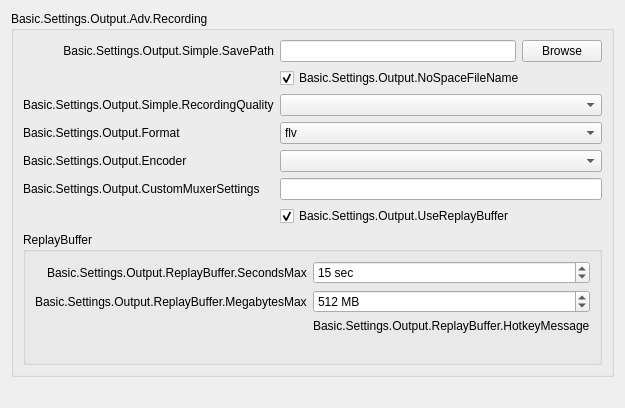
              <widget class="QWidget" name="basicRecording">
               <layout class="QGridLayout" name="gridLayout_2">
                <item row="0" column="0">
                 <widget class="QGroupBox" name="simpleRecordingGroupBox">
                  <property name="sizePolicy">
                   <sizepolicy hsizetype="Preferred" vsizetype="Preferred">
                    <horstretch>0</horstretch>
                    <verstretch>0</verstretch>
                   </sizepolicy>
                  </property>
                  <property name="title">
                   <string>Basic.Settings.Output.Adv.Recording</string>
                  </property>
                  <layout class="QGridLayout" name="gridLayout_4">
                   <item row="0" column="0">
                    <widget class="QLabel" name="label_18">
                     <property name="minimumSize">
                      <size>
                       <width>170</width>
                       <height>0</height>
                      </size>
                     </property>
                     <property name="text">
                      <string>Basic.Settings.Output.Simple.SavePath</string>
                     </property>
                     <property name="alignment">
                      <set>Qt::AlignRight|Qt::AlignTrailing|Qt::AlignVCenter</set>
                     </property>
                     <property name="buddy">
                      <cstring>simpleOutputPath</cstring>
                     </property>
                    </widget>
                   </item>
                   <item row="0" column="1">
                    <layout class="QHBoxLayout" name="horizontalLayout_5">
                     <item>
                      <widget class="QLineEdit" name="simpleOutputPath">
                       <property name="enabled">
                        <bool>true</bool>
                       </property>
                      </widget>
                     </item>
                     <item>
                      <widget class="QPushButton" name="simpleOutputBrowse">
                       <property name="enabled">
                        <bool>true</bool>
                       </property>
                       <property name="text">
                        <string>Browse</string>
                       </property>
                      </widget>
                     </item>
                    </layout>
                   </item>
                   <item row="1" column="1">
                    <widget class="QCheckBox" name="simpleNoSpace">
                     <property name="text">
                      <string>Basic.Settings.Output.NoSpaceFileName</string>
                     </property>
                     <property name="checked">
                      <bool>true</bool>
                     </property>
                    </widget>
                   </item>
                   <item row="2" column="0">
                    <widget class="QLabel" name="label_26">
                     <property name="text">
                      <string>Basic.Settings.Output.Simple.RecordingQuality</string>
                     </property>
                     <property name="buddy">
                      <cstring>simpleOutRecQuality</cstring>
                     </property>
                    </widget>
                   </item>
                   <item row="2" column="1">
                    <widget class="QComboBox" name="simpleOutRecQuality"/>
                   </item>
                   <item row="3" column="0">
                    <widget class="QLabel" name="simpleOutRecFormatLabel">
                     <property name="text">
                      <string>Basic.Settings.Output.Format</string>
                     </property>
                     <property name="buddy">
                      <cstring>simpleOutRecFormat</cstring>
                     </property>
                    </widget>
                   </item>
                   <item row="3" column="1">
                    <widget class="QComboBox" name="simpleOutRecFormat">
                     <item>
                      <property name="text">
                       <string notr="true">flv</string>
                      </property>
                     </item>
                     <item>
                      <property name="text">
                       <string notr="true">mp4</string>
                      </property>
                     </item>
                     <item>
                      <property name="text">
                       <string notr="true">mov</string>
                      </property>
                     </item>
                     <item>
                      <property name="text">
                       <string notr="true">mkv</string>
                      </property>
                     </item>
                     <item>
                      <property name="text">
                       <string notr="true">ts</string>
                      </property>
                     </item>
                     <item>
                      <property name="text">
                       <string notr="true">m3u8</string>
                      </property>
                     </item>
                    </widget>
                   </item>
                   <item row="4" column="0">
                    <widget class="QLabel" name="simpleOutRecEncoderLabel">
                     <property name="text">
                      <string>Basic.Settings.Output.Encoder</string>
                     </property>
                     <property name="buddy">
                      <cstring>simpleOutRecEncoder</cstring>
                     </property>
                    </widget>
                   </item>
                   <item row="4" column="1">
                    <widget class="QComboBox" name="simpleOutRecEncoder"/>
                   </item>
                   <item row="5" column="0">
                    <widget class="QLabel" name="label_420">
                     <property name="text">
                      <string>Basic.Settings.Output.CustomMuxerSettings</string>
                     </property>
                     <property name="buddy">
                      <cstring>simpleOutMuxCustom</cstring>
                     </property>
                    </widget>
                   </item>
                   <item row="5" column="1">
                    <widget class="QLineEdit" name="simpleOutMuxCustom"/>
                   </item>
                   <item row="6" column="1">
                    <widget class="QCheckBox" name="simpleReplayBuf">
                     <property name="text">
                      <string>Basic.Settings.Output.UseReplayBuffer</string>
                     </property>
                     <property name="checked">
                      <bool>true</bool>
                     </property>
                    </widget>
                   </item>
                   <item row="7" column="0" colspan="2">
                    <widget class="QGroupBox" name="replayBufferGroupBox">
                     <property name="title">
                      <string>ReplayBuffer</string>
                     </property>
                     <layout class="QFormLayout" name="formLayout_24">
                      <property name="fieldGrowthPolicy">
                       <enum>QFormLayout::AllNonFixedFieldsGrow</enum>
                      </property>
                      <property name="labelAlignment">
                       <set>Qt::AlignRight|Qt::AlignTrailing|Qt::AlignVCenter</set>
                      </property>
                      <item row="0" column="0">
                       <widget class="QLabel" name="label_35">
                        <property name="text">
                         <string>Basic.Settings.Output.ReplayBuffer.SecondsMax</string>
                        </property>
                       </widget>
                      </item>
                      <item row="0" column="1">
                       <widget class="QSpinBox" name="simpleRBSecMax">
                        <property name="suffix">
                         <string notr="true"> sec</string>
                        </property>
                        <property name="minimum">
                         <number>5</number>
                        </property>
                        <property name="maximum">
                         <number>21600</number>
                        </property>
                        <property name="value">
                         <number>15</number>
                        </property>
                       </widget>
                      </item>
                      <item row="1" column="0">
                       <widget class="QLabel" name="simpleRBMegsMaxLabel">
                        <property name="text">
                         <string>Basic.Settings.Output.ReplayBuffer.MegabytesMax</string>
                        </property>
                       </widget>
                      </item>
                      <item row="1" column="1">
                       <widget class="QSpinBox" name="simpleRBMegsMax">
                        <property name="suffix">
                         <string notr="true"> MB</string>
                        </property>
                        <property name="minimum">
                         <number>20</number>
                        </property>
                        <property name="maximum">
                         <number>8192</number>
                        </property>
                        <property name="value">
                         <number>512</number>
                        </property>
                       </widget>
                      </item>
                      <item row="3" column="1">
                       <widget class="QLabel" name="simpleRBEstimate">
                        <property name="text">
                         <string notr="true"/>
                        </property>
                       </widget>
                      </item>
                      <item row="2" column="1">
                       <widget class="QLabel" name="label_45">
                        <property name="text">
                         <string>Basic.Settings.Output.ReplayBuffer.HotkeyMessage</string>
                        </property>
                       </widget>
                      </item>
                     </layout>
                    </widget>
                   </item>
                  </layout>
                 </widget>
                </item>
                <item row="1" column="0">
                 <layout class="QVBoxLayout" name="simpleOutInfoLayout">
                  <property name="leftMargin">
                   <number>10</number>
                  </property>
                  <property name="topMargin">
                   <number>10</number>
                  </property>
                  <property name="rightMargin">
                   <number>10</number>
                  </property>
                  <property name="bottomMargin">
                   <number>10</number>
                  </property>
                 </layout>
                </item>
               </layout>
              </widget>
